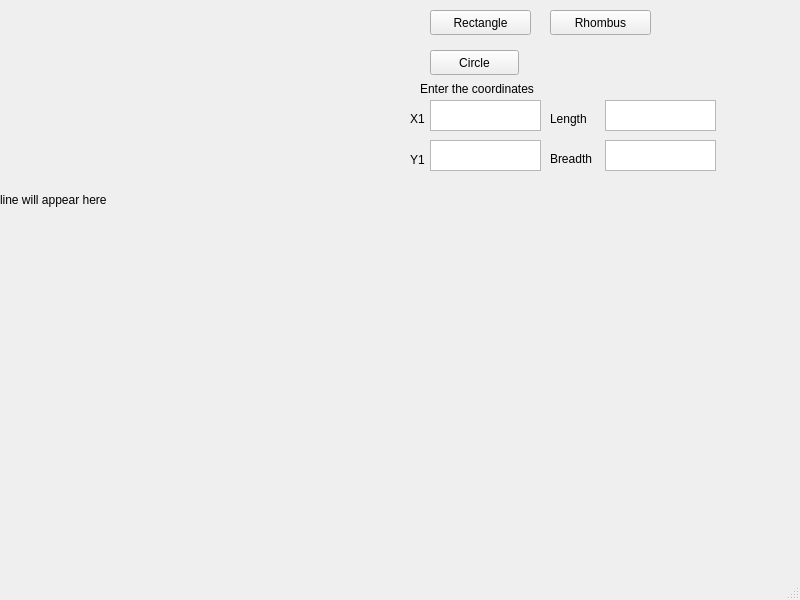
<?xml version="1.0" encoding="UTF-8"?>
<ui version="4.0">
 <class>pixel_2</class>
 <widget class="QMainWindow" name="pixel_2">
  <property name="geometry">
   <rect>
    <x>0</x>
    <y>0</y>
    <width>800</width>
    <height>600</height>
   </rect>
  </property>
  <property name="windowTitle">
   <string>pixel_2</string>
  </property>
  <widget class="QWidget" name="centralwidget">
   <widget class="QLabel" name="label">
    <property name="geometry">
     <rect>
      <x>0</x>
      <y>0</y>
      <width>400</width>
      <height>400</height>
     </rect>
    </property>
    <property name="text">
     <string>line will appear here </string>
    </property>
   </widget>
   <widget class="QPushButton" name="pushButton">
    <property name="geometry">
     <rect>
      <x>430</x>
      <y>10</y>
      <width>101</width>
      <height>25</height>
     </rect>
    </property>
    <property name="text">
     <string>Rectangle</string>
    </property>
   </widget>
   <widget class="QLabel" name="label_2">
    <property name="geometry">
     <rect>
      <x>420</x>
      <y>80</y>
      <width>151</width>
      <height>17</height>
     </rect>
    </property>
    <property name="text">
     <string>Enter the coordinates</string>
    </property>
   </widget>
   <widget class="QLabel" name="label_3">
    <property name="geometry">
     <rect>
      <x>410</x>
      <y>110</y>
      <width>67</width>
      <height>17</height>
     </rect>
    </property>
    <property name="text">
     <string>X1</string>
    </property>
   </widget>
   <widget class="QLabel" name="label_4">
    <property name="geometry">
     <rect>
      <x>410</x>
      <y>150</y>
      <width>61</width>
      <height>20</height>
     </rect>
    </property>
    <property name="text">
     <string>Y1</string>
    </property>
   </widget>
   <widget class="QLabel" name="label_5">
    <property name="geometry">
     <rect>
      <x>550</x>
      <y>110</y>
      <width>67</width>
      <height>17</height>
     </rect>
    </property>
    <property name="text">
     <string>Length</string>
    </property>
   </widget>
   <widget class="QLabel" name="label_6">
    <property name="geometry">
     <rect>
      <x>550</x>
      <y>150</y>
      <width>67</width>
      <height>17</height>
     </rect>
    </property>
    <property name="text">
     <string>Breadth</string>
    </property>
   </widget>
   <widget class="QTextEdit" name="x1_input">
    <property name="geometry">
     <rect>
      <x>430</x>
      <y>100</y>
      <width>111</width>
      <height>31</height>
     </rect>
    </property>
   </widget>
   <widget class="QTextEdit" name="y1_input">
    <property name="geometry">
     <rect>
      <x>430</x>
      <y>140</y>
      <width>111</width>
      <height>31</height>
     </rect>
    </property>
   </widget>
   <widget class="QTextEdit" name="x2_input">
    <property name="geometry">
     <rect>
      <x>605</x>
      <y>100</y>
      <width>111</width>
      <height>31</height>
     </rect>
    </property>
   </widget>
   <widget class="QTextEdit" name="y2_input">
    <property name="geometry">
     <rect>
      <x>605</x>
      <y>140</y>
      <width>111</width>
      <height>31</height>
     </rect>
    </property>
   </widget>
   <widget class="QPushButton" name="pushButton_2">
    <property name="geometry">
     <rect>
      <x>550</x>
      <y>10</y>
      <width>101</width>
      <height>25</height>
     </rect>
    </property>
    <property name="text">
     <string>Rhombus</string>
    </property>
   </widget>
   <widget class="QPushButton" name="pushButton_3">
    <property name="geometry">
     <rect>
      <x>430</x>
      <y>50</y>
      <width>89</width>
      <height>25</height>
     </rect>
    </property>
    <property name="text">
     <string>Circle</string>
    </property>
   </widget>
  </widget>
  <widget class="QMenuBar" name="menubar">
   <property name="geometry">
    <rect>
     <x>0</x>
     <y>0</y>
     <width>800</width>
     <height>22</height>
    </rect>
   </property>
  </widget>
  <widget class="QStatusBar" name="statusbar"/>
 </widget>
 <resources/>
 <connections/>
</ui>
